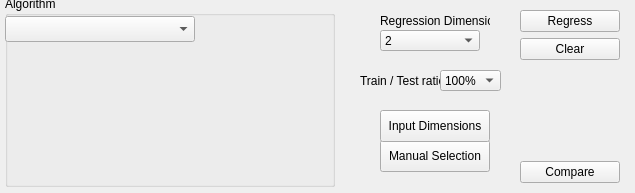
<?xml version="1.0" encoding="UTF-8"?>
<ui version="4.0">
 <class>optionsRegressWidget</class>
 <widget class="QWidget" name="optionsRegressWidget">
  <property name="geometry">
   <rect>
    <x>0</x>
    <y>0</y>
    <width>635</width>
    <height>193</height>
   </rect>
  </property>
  <property name="sizePolicy">
   <sizepolicy hsizetype="Fixed" vsizetype="Fixed">
    <horstretch>0</horstretch>
    <verstretch>0</verstretch>
   </sizepolicy>
  </property>
  <property name="windowTitle">
   <string>Regression</string>
  </property>
  <property name="autoFillBackground">
   <bool>false</bool>
  </property>
  <widget class="QWidget" name="optionWidget" native="true">
   <property name="geometry">
    <rect>
     <x>350</x>
     <y>10</y>
     <width>160</width>
     <height>171</height>
    </rect>
   </property>
   <property name="font">
    <font>
     <pointsize>9</pointsize>
    </font>
   </property>
   <widget class="QLabel" name="label">
    <property name="geometry">
     <rect>
      <x>10</x>
      <y>60</y>
      <width>81</width>
      <height>21</height>
     </rect>
    </property>
    <property name="font">
     <font>
      <pointsize>9</pointsize>
     </font>
    </property>
    <property name="text">
     <string>Train / Test ratio</string>
    </property>
   </widget>
   <widget class="QComboBox" name="traintestRatioCombo">
    <property name="enabled">
     <bool>true</bool>
    </property>
    <property name="geometry">
     <rect>
      <x>90</x>
      <y>60</y>
      <width>61</width>
      <height>21</height>
     </rect>
    </property>
    <property name="font">
     <font>
      <pointsize>9</pointsize>
     </font>
    </property>
    <property name="toolTip">
     <string>&lt;!DOCTYPE HTML PUBLIC &quot;-//W3C//DTD HTML 4.0//EN&quot; &quot;http://www.w3.org/TR/REC-html40/strict.dtd&quot;&gt;
&lt;html&gt;&lt;head&gt;&lt;meta name=&quot;qrichtext&quot; content=&quot;1&quot; /&gt;&lt;style type=&quot;text/css&quot;&gt;
p, li { white-space: pre-wrap; }
&lt;/style&gt;&lt;/head&gt;&lt;body style=&quot; font-family:'MS Shell Dlg 2'; font-size:8.25pt; font-weight:400; font-style:normal;&quot;&gt;
&lt;p style=&quot; margin-top:0px; margin-bottom:0px; margin-left:0px; margin-right:0px; -qt-block-indent:0; text-indent:0px;&quot;&gt;&lt;span style=&quot; font-size:8pt;&quot;&gt;Ratio between training and testing samples&lt;/span&gt;&lt;/p&gt;
&lt;p style=&quot; margin-top:0px; margin-bottom:0px; margin-left:0px; margin-right:0px; -qt-block-indent:0; text-indent:0px;&quot;&gt;&lt;span style=&quot; font-size:8pt;&quot;&gt;(100% means all samples are used for training)&lt;/span&gt;&lt;/p&gt;&lt;/body&gt;&lt;/html&gt;</string>
    </property>
    <property name="currentIndex">
     <number>7</number>
    </property>
    <item>
     <property name="text">
      <string>10%</string>
     </property>
    </item>
    <item>
     <property name="text">
      <string>25%</string>
     </property>
    </item>
    <item>
     <property name="text">
      <string>33%</string>
     </property>
    </item>
    <item>
     <property name="text">
      <string>50%</string>
     </property>
    </item>
    <item>
     <property name="text">
      <string>66%</string>
     </property>
    </item>
    <item>
     <property name="text">
      <string>75%</string>
     </property>
    </item>
    <item>
     <property name="text">
      <string>90%</string>
     </property>
    </item>
    <item>
     <property name="text">
      <string>100%</string>
     </property>
    </item>
   </widget>
   <widget class="QPushButton" name="manualTrainButton">
    <property name="geometry">
     <rect>
      <x>30</x>
      <y>130</y>
      <width>110</width>
      <height>32</height>
     </rect>
    </property>
    <property name="font">
     <font>
      <pointsize>9</pointsize>
     </font>
    </property>
    <property name="text">
     <string>Manual Selection</string>
    </property>
    <property name="checkable">
     <bool>true</bool>
    </property>
   </widget>
   <widget class="QLabel" name="label_2">
    <property name="geometry">
     <rect>
      <x>30</x>
      <y>0</y>
      <width>110</width>
      <height>21</height>
     </rect>
    </property>
    <property name="font">
     <font>
      <pointsize>9</pointsize>
     </font>
    </property>
    <property name="text">
     <string>Regression Dimension</string>
    </property>
   </widget>
   <widget class="QPushButton" name="inputDimButton">
    <property name="geometry">
     <rect>
      <x>30</x>
      <y>100</y>
      <width>110</width>
      <height>32</height>
     </rect>
    </property>
    <property name="font">
     <font>
      <pointsize>9</pointsize>
     </font>
    </property>
    <property name="text">
     <string>Input Dimensions</string>
    </property>
    <property name="checkable">
     <bool>false</bool>
    </property>
   </widget>
   <widget class="QComboBox" name="outputDimCombo">
    <property name="enabled">
     <bool>true</bool>
    </property>
    <property name="geometry">
     <rect>
      <x>30</x>
      <y>20</y>
      <width>100</width>
      <height>21</height>
     </rect>
    </property>
    <property name="font">
     <font>
      <pointsize>9</pointsize>
     </font>
    </property>
    <property name="toolTip">
     <string>Ratio between training and testing samples
(100% means all samples are used for training)</string>
    </property>
    <property name="currentIndex">
     <number>1</number>
    </property>
    <item>
     <property name="text">
      <string>1</string>
     </property>
    </item>
    <item>
     <property name="text">
      <string>2</string>
     </property>
    </item>
   </widget>
  </widget>
  <widget class="QWidget" name="layoutWidget">
   <property name="geometry">
    <rect>
     <x>520</x>
     <y>10</y>
     <width>100</width>
     <height>173</height>
    </rect>
   </property>
   <property name="font">
    <font>
     <pointsize>9</pointsize>
    </font>
   </property>
   <layout class="QVBoxLayout">
    <item>
     <widget class="QPushButton" name="regressionButton">
      <property name="font">
       <font>
        <pointsize>9</pointsize>
       </font>
      </property>
      <property name="toolTip">
       <string>Compute regression on data using the current algorithm</string>
      </property>
      <property name="text">
       <string>Regress</string>
      </property>
     </widget>
    </item>
    <item>
     <widget class="QPushButton" name="clearButton">
      <property name="font">
       <font>
        <pointsize>9</pointsize>
       </font>
      </property>
      <property name="toolTip">
       <string>&lt;!DOCTYPE HTML PUBLIC &quot;-//W3C//DTD HTML 4.0//EN&quot; &quot;http://www.w3.org/TR/REC-html40/strict.dtd&quot;&gt;
&lt;html&gt;&lt;head&gt;&lt;meta name=&quot;qrichtext&quot; content=&quot;1&quot; /&gt;&lt;style type=&quot;text/css&quot;&gt;
p, li { white-space: pre-wrap; }
&lt;/style&gt;&lt;/head&gt;&lt;body style=&quot; font-family:'MS Shell Dlg 2'; font-size:8.25pt; font-weight:400; font-style:normal;&quot;&gt;
&lt;p style=&quot; margin-top:0px; margin-bottom:0px; margin-left:0px; margin-right:0px; -qt-block-indent:0; text-indent:0px;&quot;&gt;&lt;span style=&quot; font-size:8pt;&quot;&gt;Clear the model information&lt;/span&gt;&lt;/p&gt;
&lt;p style=&quot; margin-top:0px; margin-bottom:0px; margin-left:0px; margin-right:0px; -qt-block-indent:0; text-indent:0px;&quot;&gt;&lt;span style=&quot; font-size:8pt;&quot;&gt;(does NOT clear the data)&lt;/span&gt;&lt;/p&gt;&lt;/body&gt;&lt;/html&gt;</string>
      </property>
      <property name="text">
       <string>Clear</string>
      </property>
     </widget>
    </item>
    <item>
     <spacer>
      <property name="font">
       <font>
        <pointsize>9</pointsize>
       </font>
      </property>
      <property name="orientation">
       <enum>Qt::Vertical</enum>
      </property>
      <property name="sizeHint" stdset="0">
       <size>
        <width>20</width>
        <height>40</height>
       </size>
      </property>
     </spacer>
    </item>
    <item>
     <widget class="QPushButton" name="compareButton">
      <property name="font">
       <font>
        <pointsize>9</pointsize>
       </font>
      </property>
      <property name="toolTip">
       <string>&lt;!DOCTYPE HTML PUBLIC &quot;-//W3C//DTD HTML 4.0//EN&quot; &quot;http://www.w3.org/TR/REC-html40/strict.dtd&quot;&gt;
&lt;html&gt;&lt;head&gt;&lt;meta name=&quot;qrichtext&quot; content=&quot;1&quot; /&gt;&lt;style type=&quot;text/css&quot;&gt;
p, li { white-space: pre-wrap; }
&lt;/style&gt;&lt;/head&gt;&lt;body style=&quot; font-family:'Lucida Grande'; font-size:9pt; font-weight:400; font-style:normal;&quot;&gt;
&lt;p style=&quot; margin-top:0px; margin-bottom:0px; margin-left:0px; margin-right:0px; -qt-block-indent:0; text-indent:0px;&quot;&gt;&lt;span style=&quot; font-family:'MS Shell Dlg 2'; font-size:8pt;&quot;&gt;Start the maximization process (uses starting position if one is available, or a random position otherwise)&lt;/span&gt;&lt;/p&gt;&lt;/body&gt;&lt;/html&gt;</string>
      </property>
      <property name="text">
       <string>Compare</string>
      </property>
     </widget>
    </item>
   </layout>
  </widget>
  <widget class="QGroupBox" name="groupBox">
   <property name="geometry">
    <rect>
     <x>5</x>
     <y>-4</y>
     <width>330</width>
     <height>191</height>
    </rect>
   </property>
   <property name="title">
    <string>Algorithm</string>
   </property>
   <widget class="QComboBox" name="algoList">
    <property name="geometry">
     <rect>
      <x>0</x>
      <y>20</y>
      <width>190</width>
      <height>26</height>
     </rect>
    </property>
    <property name="font">
     <font>
      <pointsize>10</pointsize>
     </font>
    </property>
   </widget>
   <widget class="QWidget" name="algoWidget" native="true">
    <property name="geometry">
     <rect>
      <x>4</x>
      <y>47</y>
      <width>321</width>
      <height>141</height>
     </rect>
    </property>
   </widget>
  </widget>
 </widget>
 <resources/>
 <connections/>
</ui>
